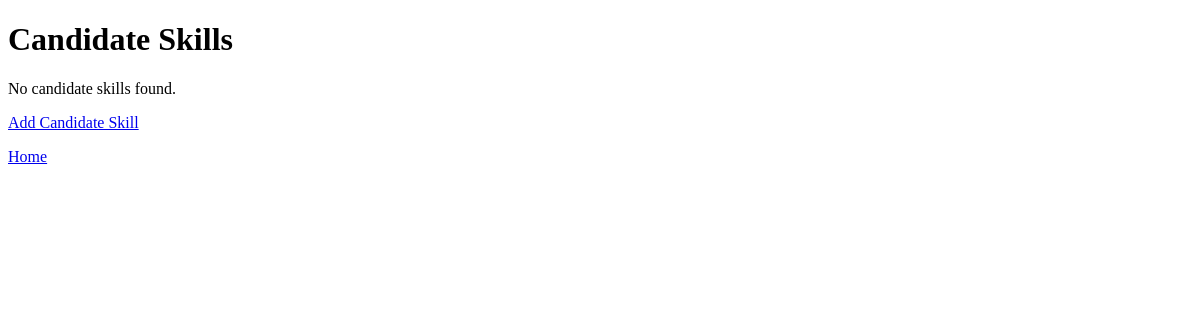
Page /skills/ on the earlier database version.
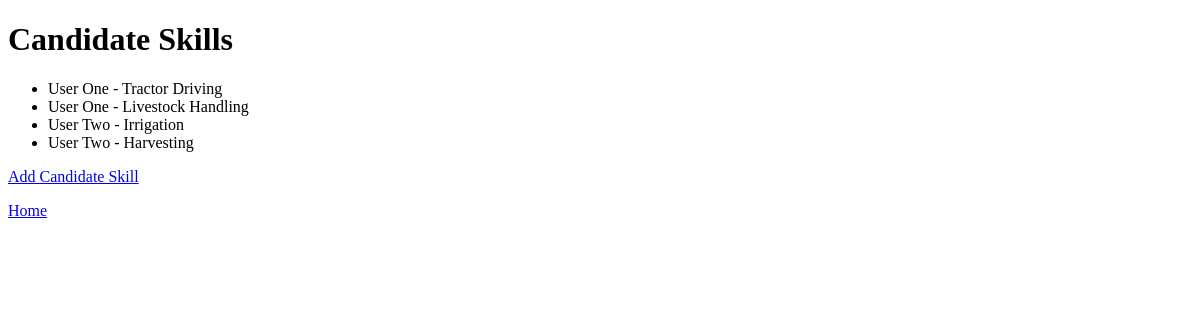
Same page on the later database version.
### core/models.py (models this page shows, shortened)
class CandidateSkill(models.Model):
    candidate = models.ForeignKey(CandidateProfile, on_delete=models.CASCADE)
    skill = models.ForeignKey(Skill, on_delete=models.CASCADE)
    class Meta:
        unique_together = ("candidate", "skill")

class CandidateProfile(models.Model):
    user = models.OneToOneField(User, on_delete=models.CASCADE)
    full_name = models.CharField(max_length=100)
    location = models.CharField(max_length=100, blank=True)
    bio = models.TextField(blank=True)

class Skill(models.Model):
    name = models.CharField(max_length=100, unique=True)

### core/views.py (the view)
# urls.py: path("skills/", views.skill_list, name="skill_list"),
def skill_list(request):
    skills = CandidateSkill.objects.select_related("candidate", "skill").all()
    return render(request, "core/skill_list.html", {"skills": skills})

### core/templates/core/skill_list.html (shortened to what this page needs)
<!DOCTYPE html>
<html lang="en">
<head>
</head>
<body>
    <h1>Candidate Skills</h1>
    {% if skills %}
        <ul>
            {% for item in skills %}
                <li>{{ item.candidate.full_name }} - {{ item.skill.name }}</li>
            {% endfor %}
        </ul>
    {% else %}
        <p>No candidate skills found.</p>
    {% endif %}
    <p><a href="/skills/add/">Add Candidate Skill</a></p>
    <p><a href="/">Home</a></p>
</body>
</html>

Differences in the rows shown:
added CandidateSkill: candidate.full_name "User One", skill.name "Tractor Driving"
added CandidateSkill: candidate.full_name "User One", skill.name "Livestock Handling"
added CandidateSkill: candidate.full_name "User Two", skill.name "Irrigation"
added CandidateSkill: candidate.full_name "User Two", skill.name "Harvesting"
Other differences:
text no longer shown: "No candidate skills found."
